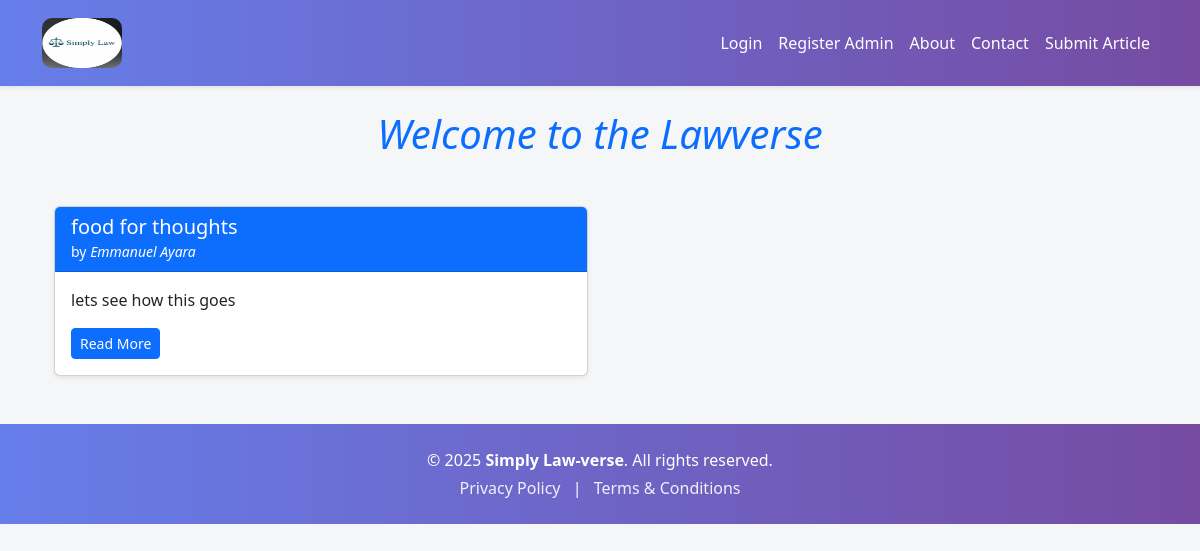
Before: / with the older database file.
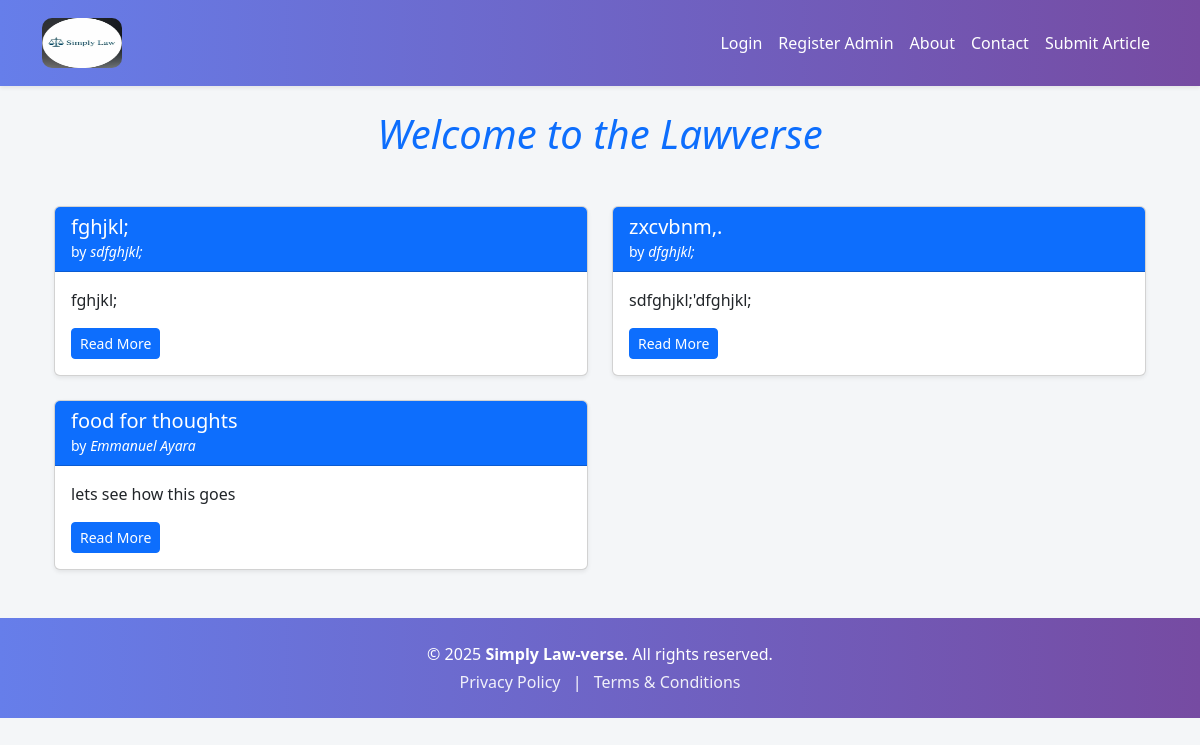
After: the same page with the newer database file.
### models.py (models this page shows)
class Article(db.Model):
    id = db.Column(db.Integer, primary_key=True)
    email = db.Column(db.String(120))
    title = db.Column(db.String(100), nullable=False)
    content = db.Column(db.Text, nullable=False)
    author = db.Column(db.String(100), nullable=False)
    date_posted = db.Column(db.DateTime, default=datetime.utcnow)
    comments = db.relationship('Comment', backref='article', lazy=True)
    status = db.Column(db.String(20), nullable=False, default='pending')
    date_submitted = db.Column(db.DateTime, default=datetime.utcnow)
    image_filename = db.Column(db.String(120), nullable=True)
    document_filename = db.Column(db.String(120), nullable=True)
    approved = db.Column(db.Boolean, default=False)  # <- important!

### routes.py (the view)
@app.route('/')
def home():
    articles = Article.query.filter_by(status='approved').order_by(Article.id.desc()).all()
    return render_template('home.html', articles=articles)

### templates/home.html
{% extends 'layout.html' %}
{% block content %}
<div class="container mt-4">
  <h1 class="text-center mb-5 text-primary"><em>Welcome to the Lawverse</em></h1>
  {% if articles %}
    <div class="row">
      {% for article in articles %}
        <div class="col-md-6 mb-4">
          <div class="card h-100 shadow-sm">
            <div class="card-header bg-primary text-white">
              <h5 class="card-title mb-0">{{ article.title }}</h5>
              <small>by <em>{{ article.author }}</em></small>
            </div>
            <div class="card-body">
              <p class="card-text">
                {{ article.content[:300] }}{% if article.content|length > 300 %}...{% endif %}
              </p>
              <a href="{{ url_for('read_more', article_id=article.id) }}" class="btn btn-sm btn-primary">Read More</a>
            </div>
          </div>
        </div>
      {% endfor %}
    </div>
  {% else %}
    <p class="text-muted text-center">No approved articles yet. Please check back soon.</p>
  {% endif %}
</div>
{% endblock %}

Changed rows visible on the page:
now on this page (row edited): Article: title "fghjkl;", author "sdfghjkl;", content "fghjkl;"
now on this page (row edited): Article: title "zxcvbnm,.", author "dfghjkl;", content "sdfghjkl;'dfghjkl;"
